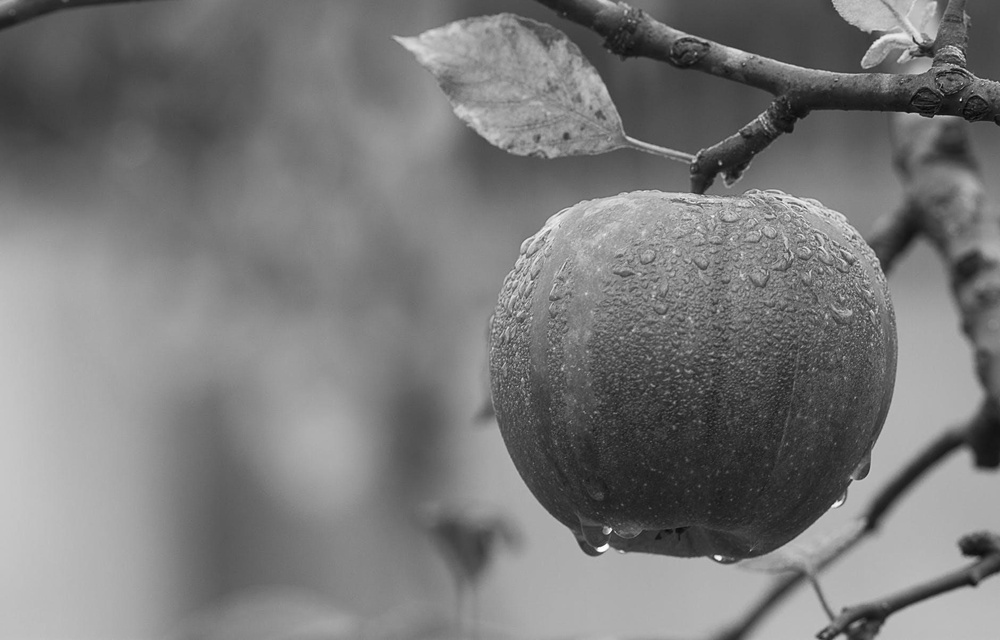
#> input picture lab2/gray1.jpeg, 1000 x 640 px, shrunk from 1880 x 1204 before the run
$ python zad1.py
#> lines starting #> are read from the running program, lines starting #| are printed output that depends on the picture
import matplotlib.pyplot as plt
import PIL.Image as Image
import numpy as np

positive = np.asarray(Image.open("gray1.jpeg"))
#> positive is the input picture: shape (640, 1000); min 1, max 255, mean 121.2

# odejmij od wartości 255 lub 1 w zależności od typu danych
negative = (255 if positive.dtype == np.uint8 else 1) - positive[:, :]
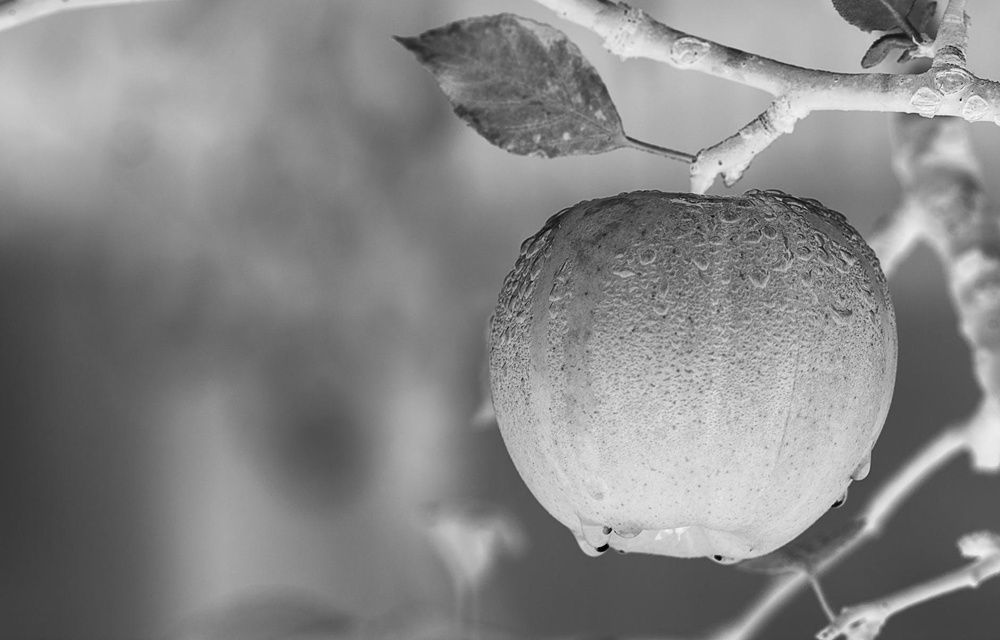
#> negative: shape (640, 1000); min 0, max 254, mean 133.8

plt.figure("Zadanie 1")

plt.subplot(1, 2, 1)
plt.title("Oryginał")
plt.imshow(positive, cmap="gray")

plt.subplot(1, 2, 2)
plt.title("Negatyw")
plt.imshow(negative, cmap="gray")

plt.show()
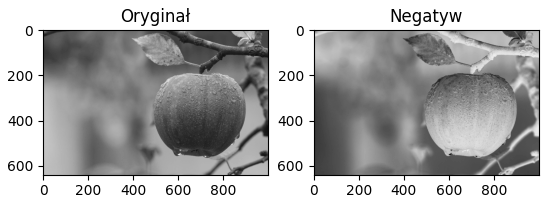
#> figure drawn by matplotlib, 2 panels
